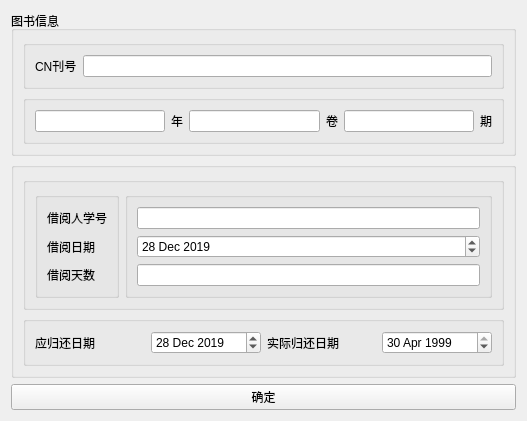
<?xml version="1.0" encoding="UTF-8"?>
<ui version="4.0">
 <class>borrow</class>
 <widget class="QWidget" name="borrow">
  <property name="geometry">
   <rect>
    <x>0</x>
    <y>0</y>
    <width>527</width>
    <height>413</height>
   </rect>
  </property>
  <property name="windowTitle">
   <string>borrow</string>
  </property>
  <layout class="QVBoxLayout" name="verticalLayout_2">
   <item>
    <widget class="QGroupBox" name="groupBox">
     <property name="title">
      <string>图书信息</string>
     </property>
     <layout class="QVBoxLayout" name="verticalLayout">
      <item>
       <widget class="QGroupBox" name="groupBox_2">
        <property name="title">
         <string/>
        </property>
        <layout class="QHBoxLayout" name="horizontalLayout">
         <item>
          <widget class="QLabel" name="label">
           <property name="text">
            <string>CN刊号</string>
           </property>
          </widget>
         </item>
         <item>
          <widget class="QLineEdit" name="lineEdit"/>
         </item>
        </layout>
       </widget>
      </item>
      <item>
       <widget class="QGroupBox" name="groupBox_3">
        <property name="title">
         <string/>
        </property>
        <layout class="QHBoxLayout" name="horizontalLayout_2">
         <item>
          <widget class="QLineEdit" name="lineEdit_2"/>
         </item>
         <item>
          <widget class="QLabel" name="label_2">
           <property name="text">
            <string>年</string>
           </property>
          </widget>
         </item>
         <item>
          <widget class="QLineEdit" name="lineEdit_3"/>
         </item>
         <item>
          <widget class="QLabel" name="label_3">
           <property name="text">
            <string>卷</string>
           </property>
          </widget>
         </item>
         <item>
          <widget class="QLineEdit" name="lineEdit_4"/>
         </item>
         <item>
          <widget class="QLabel" name="label_4">
           <property name="text">
            <string>期</string>
           </property>
          </widget>
         </item>
        </layout>
       </widget>
      </item>
     </layout>
    </widget>
   </item>
   <item>
    <widget class="QGroupBox" name="groupBox_4">
     <property name="title">
      <string/>
     </property>
     <layout class="QVBoxLayout" name="verticalLayout_5">
      <item>
       <widget class="QGroupBox" name="groupBox_7">
        <property name="title">
         <string/>
        </property>
        <layout class="QHBoxLayout" name="horizontalLayout_3">
         <item>
          <widget class="QGroupBox" name="groupBox_5">
           <property name="title">
            <string/>
           </property>
           <layout class="QVBoxLayout" name="verticalLayout_3">
            <item>
             <widget class="QLabel" name="label_5">
              <property name="text">
               <string>借阅人学号</string>
              </property>
             </widget>
            </item>
            <item>
             <widget class="QLabel" name="label_6">
              <property name="text">
               <string>借阅日期</string>
              </property>
             </widget>
            </item>
            <item>
             <widget class="QLabel" name="label_7">
              <property name="text">
               <string>借阅天数</string>
              </property>
             </widget>
            </item>
           </layout>
          </widget>
         </item>
         <item>
          <widget class="QGroupBox" name="groupBox_6">
           <property name="title">
            <string/>
           </property>
           <layout class="QVBoxLayout" name="verticalLayout_4">
            <item>
             <widget class="QLineEdit" name="lineEdit_5"/>
            </item>
            <item>
             <widget class="QDateEdit" name="dateEdit">
              <property name="dateTime">
               <datetime>
                <hour>0</hour>
                <minute>0</minute>
                <second>0</second>
                <year>2019</year>
                <month>12</month>
                <day>28</day>
               </datetime>
              </property>
             </widget>
            </item>
            <item>
             <widget class="QLineEdit" name="lineEdit_6"/>
            </item>
           </layout>
          </widget>
         </item>
        </layout>
       </widget>
      </item>
      <item>
       <widget class="QGroupBox" name="groupBox_8">
        <property name="title">
         <string/>
        </property>
        <layout class="QHBoxLayout" name="horizontalLayout_4">
         <item>
          <widget class="QLabel" name="label_8">
           <property name="text">
            <string>应归还日期</string>
           </property>
          </widget>
         </item>
         <item>
          <widget class="QDateEdit" name="dateEdit_3">
           <property name="dateTime">
            <datetime>
             <hour>0</hour>
             <minute>0</minute>
             <second>0</second>
             <year>2019</year>
             <month>12</month>
             <day>28</day>
            </datetime>
           </property>
          </widget>
         </item>
         <item>
          <widget class="QLabel" name="label_9">
           <property name="text">
            <string>实际归还日期</string>
           </property>
          </widget>
         </item>
         <item>
          <widget class="QDateEdit" name="dateEdit_2">
           <property name="dateTime">
            <datetime>
             <hour>0</hour>
             <minute>0</minute>
             <second>0</second>
             <year>1999</year>
             <month>4</month>
             <day>30</day>
            </datetime>
           </property>
          </widget>
         </item>
        </layout>
       </widget>
      </item>
     </layout>
    </widget>
   </item>
   <item>
    <widget class="QPushButton" name="pushButton">
     <property name="text">
      <string>确定</string>
     </property>
    </widget>
   </item>
  </layout>
 </widget>
 <resources/>
 <connections/>
</ui>
